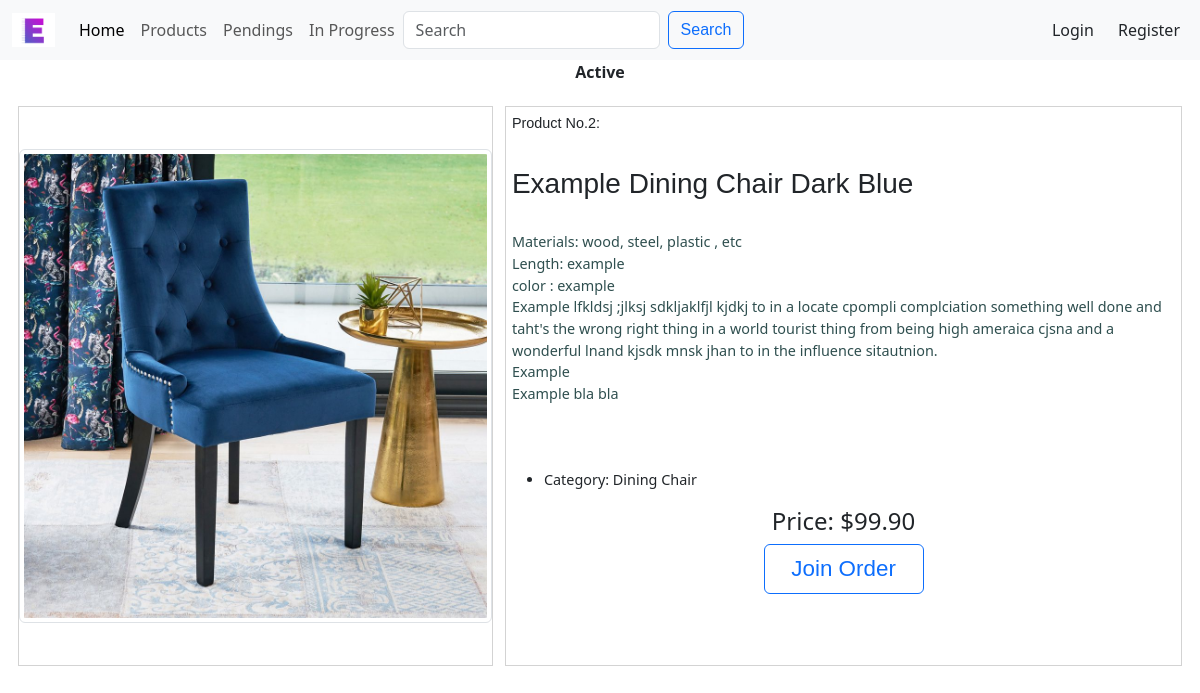
The app's page /product/2 with its own data.
### esb/models.py (models this page shows, shortened)
class Product(models.Model):
    title = models.CharField(max_length=100)
    description = models.TextField(max_length=1000)
    category = models.ForeignKey(
        Category,
        on_delete=models.SET_NULL,
        blank=True,
        null=True,
        related_name="categories",
    )
    price = models.DecimalField(max_digits=10, decimal_places=2)
    active = models.BooleanField(default=False)
    img = models.ImageField(upload_to="esb/static/esb/image")
    class Meta:
        ordering = ["-active", "id"]

class Category(models.Model):
    title = models.CharField(max_length=32)
    type = models.CharField(max_length=32, null=True, blank=True)
    def __str__(self):
        return self.title
    class Meta:
        verbose_name_plural = "Categories"
        ordering = ["type", "title"]

### esb/views.py (the view)
# urls.py: path("product/<int:product_id>", views.product, name="product"),
def product(request, product_id):
    try:
        product = Product.objects.get(pk=product_id)
    except Product.DoesNotExist:
        return HttpResponse("The product does not exist.")
    try:
        join_order = product.order_product.get(
            date_time__gt=timezone.now())
    except PurchaseOrder.DoesNotExist:
        join_order = None
    return render(request, "esb/product.html", {
        "product": product,
        "join_order": join_order
    })

### esb/templates/esb/product.html (shortened to what this page needs)
{% extends 'esb/layout.html' %}
{% load static %}
{% block body %}
{% if product.active %}
<p id="order-status">Active</p>
{% else %}
<p id="order-status" style="color: #d3d3d3;">Inactive</p>
{% endif %}
<div id="div-order">
    <div id="div-order-img">
        <img src="/{{ product.img }}" alt="{{ product.title }}" class="img-thumbnail">
    </div>
    <div id="div-order-body" style="position:relative;">
        <div id="div-order-body-no">
            Product No.<span id="order-no">{{ product.id}}</span>:
        </div>
        <h3 style="font-family: sans-serif;min-height:2em;">{{ product.title }}</h3>
        <div id="div-body-description" style="height:15em;">
            {{ product.description | linebreaks }}
        </div>
        <br>
        <ul>
            <li>Category: {{ product.category}}</li>
        </ul>
        <h4 style="text-align:center;">Price: ${{ product.price }}</h4>
        {% if join_order %}
        <div class="div-target" style="text-align:center;">
            <a href="{% url 'order_page' join_order.id %}"><button class="btn btn-outline-primary" style="width:160px;height:50px;font-size:1.4rem;"> Join Order </button></a>
        </div>
        {% elif product.active == True %}
        <div class="div-target" style="text-align:center;">
            <a href="{% url 'new_order' product.id %}"><button class="btn btn-outline-primary" style="width:160px;height:50px;font-size:1.4em;">New Order</button></a>
        </div>
        {% else %}
            <p id="order-status">Product is not available now.</p>
        {% endif %}
        <br>
    </div>
</div>
{% endblock %}

### esb/static/esb/styles.css (style rules this page uses)
body { padding-top: 3.75rem; padding-bottom: 3.75rem; }
.btn { font-family: 'Gill Sans', 'Gill Sans MT', Calibri, 'Trebuchet MS', sans-serif; }
#order-status { font-weight: bolder; text-align: center; }
@media (min-width: 1001px) { #div-order { margin: 1%; width: 99vw; height: 70vh; font-size: calc(0.6rem + 0.4vw); } }
@media (min-width: 1001px) { #div-order-img { display: flex; justify-content: center; align-items: center; margin: 0 auto; float: left; width: 40%; height: 100%; border: solid 1px #d3d3d3; margin: 0.5%; } }
@media (min-width: 1001px) { #div-order-body-no { height: 10%; font-family:'Gill Sans', 'Gill Sans MT', Calibri, 'Trebuchet MS', sans-serif; } }
@media (min-width: 1001px) { #div-order-body { float: left; text-align: left; margin: 0.5%; padding: 0.5%; width: 57%; border: solid 1px #d3d3d3; height: 100%; } }
@media (min-width: 1001px) { #div-body-description { width: 100%; height: 10em; overflow: scroll; color: darkslategray; } }
.div-target { font-family: 'Gill Sans', 'Gill Sans MT', Calibri, 'Trebuchet MS', sans-serif; }

### records on screen
Product: img (picture), id "2", title "Example Dining Chair Dark Blue", description "Materials: wood, steel, plastic , etc Length: example color : example Example lfkldsj ;jlksj sdkljaklfjl kjdkj to in a locate cpompli complciation something well done and taht's the wrong right thing in a world tourist thing from being high ameraica cjsna and a wonderful lnand kjsdk mnsk jhan to in the influence sitautnion. Example Example bla bla", category "Dining Chair", price "99.90"
